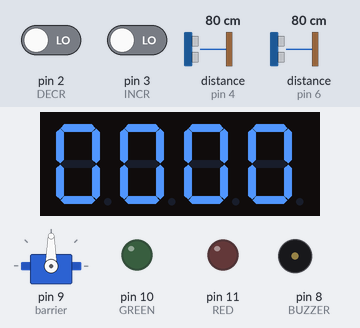
A sketch run on a simulated Arduino Uno, built with avr-gcc and run on an emulated ATmega328P. Parts: 4-digit seven-segment display, servo, output pins drawn as LEDs (lit = HIGH), buzzer (waves = sounding). Wiring (inferred from the names in the program): 2 × ultrasonic range finder: trigger pin 5, echo pin 4 / trigger pin 7, echo pin 6. The inputs (shaded band) are chosen by the test bench; at power-on: distance to the obstacle (sensors on pin 4, pin 6) 80 cm, pin 2 (DECR) LOW, pin 3 (INCR) LOW. The echo pulse lasts 58.3 µs per cm; pins used as bus, display or sensor lines are not drawn.

Above: at 3.8 s.
3.9 s: distance to the obstacle (sensor on pin 4) set to 12 cm
5.4 s: distance to the obstacle (sensor on pin 4) set to 9 cm
At 5.9 s:
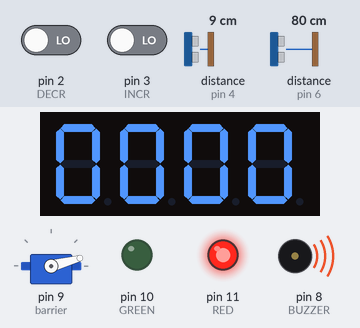
At 7.6 s:
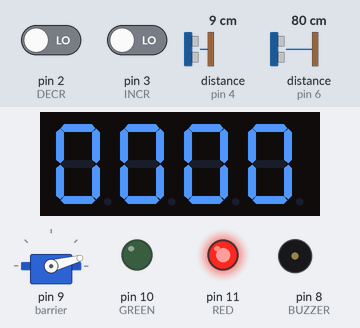
7.9 s: distance to the obstacle (sensor on pin 6) set to 2 cm
At 9.9 s:
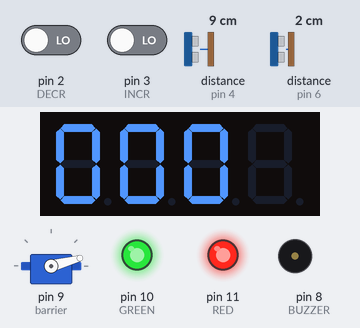
Timing chart, 0 to 16.9 s (numbered marks = the images above; inputs shaded):
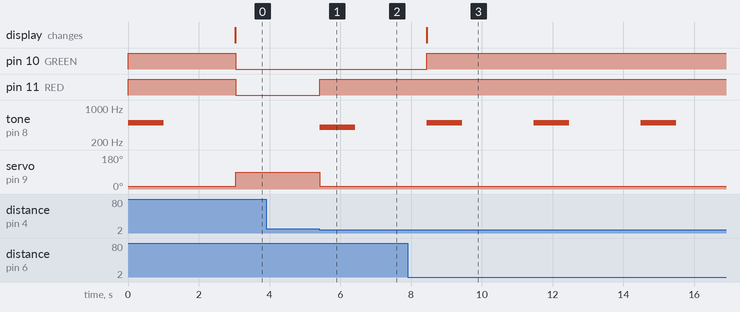

Measured:
- the behaviour switches between 11 and 10 cm on distance to the obstacle (sensor on pin 4) (found by bisection; images 0 and 1)
- after the input at 3.9 s, every drawn part: stays the same
- after the input at 5.4 s, pin 11 (RED): LOW → HIGH at once; tone on pin 8 (BUZZER): silent → 400 Hz at once, → silent 1.0 s later; servo on pin 9 (barrier): 90° → 15° at once
- after the input at 7.9 s, pin 10 (GREEN): LOW → HIGH after 0.54 s

The sketch:

SnT_LAB.ino
```cpp
//INCLUDING DISPLAY
#include <TM1637.h>
#define CLK 13
#define DIO 12
TM1637 tm(CLK, DIO);

// DEFINING SERVO
#include <Servo.h>
Servo barrier;

// DEFINING ULTRASONIC PREIFREALS
#define ECHO1 6
#define TRIG1 7
#define ECHO2 4
#define TRIG2 5

unsigned long refrence;
int measurement_delay = 100;

//DEFINING ALARM PHERIPHERALS
#define BUZZER 8

// DEFINING INDICATING PERIPHERALS
#define RED 11
#define GREEN 10

//defining count of CARS
int count;
int dis1;
int dis2;
int thresh = 10;

//defining interrupt
#define INCR 3
#define DECR 2
int entering = false;
int leaving = false;

void incrementCount();
void decrementCount();
void displayCount(int count);


// ULTRASONIC TRIGGERS
void trigger1(){
  digitalWrite(TRIG1 , LOW);
  delayMicroseconds(2);
  digitalWrite(TRIG1 , HIGH );
  delayMicroseconds(10);
  digitalWrite(TRIG1 , LOW);

}

void trigger2(){
  digitalWrite(TRIG2 , LOW);
  delayMicroseconds(2);
  digitalWrite(TRIG2 , HIGH );
  delayMicroseconds(10);
  digitalWrite(TRIG2 , LOW);
}

void setup() {
  // put your setup code here, to run once:
  pinMode(ECHO1 , INPUT);
  pinMode(ECHO2 , INPUT);
  pinMode(TRIG1 , OUTPUT);
  pinMode(TRIG2 , OUTPUT);

  pinMode(BUZZER , OUTPUT);

  pinMode(RED , OUTPUT);
  pinMode(GREEN , OUTPUT);

  attachInterrupt(digitalPinToInterrupt(INCR), increment, RISING);
  attachInterrupt(digitalPinToInterrupt(DECR), decrement, RISING);

  tm.init();
  tm.set(BRIGHT_TYPICAL);

  barrier.attach(9);
  barrier.write(90);
}

void loop() {
 unsigned long timeNow = millis();
 if(timeNow - refrence > measurement_delay){
    refrence+=measurement_delay;
     trigger1();
    dis1 = (int)pulseIn(ECHO1 , HIGH) / 58;
    delayMicroseconds(10);
    trigger2();
    dis2 = (int)pulseIn(ECHO2 , HIGH) / 58;
 }

  if(dis1 < thresh && dis2 > thresh){
      entering = true;
    }
  else if(dis2 < thresh && dis1 > thresh){
      leaving = true;
    }
  else if(dis1 < thresh && dis2 < thresh){
    tone(BUZZER , 500 , 1000);
    digitalWrite(RED , HIGH);
    digitalWrite(GREEN , HIGH);
    barrier.write(15);
    delay(3000);
    }
  else{
    digitalWrite(BUZZER , LOW);
    digitalWrite(RED , LOW);
    digitalWrite(GREEN , LOW);
    barrier.write(90);
    }

  if(entering){
    incrementCount();
    entering = false;
  }
  if(leaving){
    decrementCount();
    leaving = false;
  }

  displayCount(count);
}

void incrementCount(){
  tone(BUZZER , 260 , 1000);
  digitalWrite(GREEN , HIGH);
  barrier.write(15);
  delay(3000);
  count++;
}

void decrementCount(){
  tone(BUZZER , 400 , 1000);
  digitalWrite(RED , HIGH);
  barrier.write(15);
  delay(3000);
  count--;
}

void displayCount(int count){
  tm.display(0, (count / 1000) % 10);
  tm.display(1, (count / 100) % 10);
  tm.display(2, (count / 10) % 10);
  tm.display(3, count % 10);
}

void increment(){
  entering = true;
}
void decrement(){
  leaving = true;
}
```
